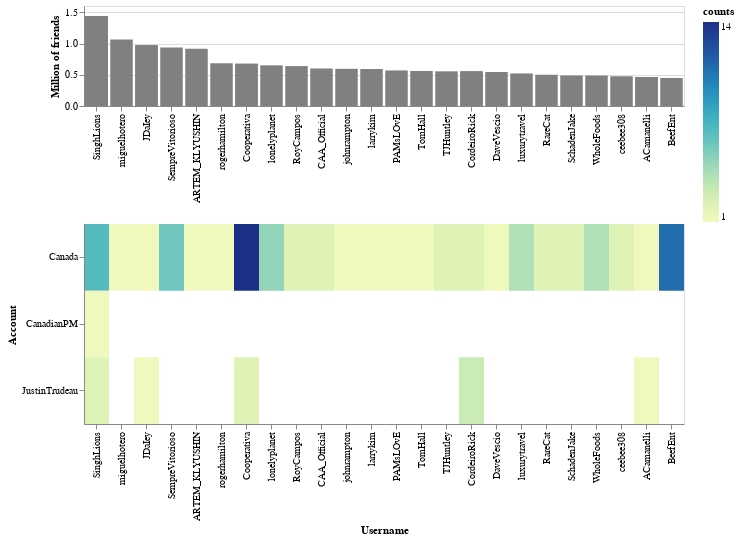

Notebook code cell kept with this figure:
### Code cell
base = alt.Chart(df_aux.head(30)).encode(
    x=alt.X('username', sort=df_aux['username'].unique()[:1100], title='Username'),
    y=alt.Y('account', title='Account')
).properties(height=200, width=600)

top_hist = base.mark_bar(color="gray").encode(
    alt.X('username',
          sort=df_aux['username'].unique()[:1100],
          title=''
         ),
    alt.Y('friends_M', stack=None, title='Million of friends'),
    tooltip = ['username', 'friends_M']
).properties(height=100)

heat = base.mark_rect().encode(
    color='counts',
    tooltip = ['username', 'friends_M', 'counts']
)

top_hist & heat

### Figure 1 — Vega-Lite specification as saved in the notebook (floating-point values rounded to 4 significant figures; data arrays with more than 128 entries replaced by an {"elided": "..."} marker saying what was removed)
{"$schema": "https://vega.github.io/schema/vega-lite/v4.8.1.json", "config": {"view": {"continuousHeight": 300, "continuousWidth": 400}}, "data": {"name": "data-70ff49d04016bc00e00435feb2f36dbc"}, "datasets": {"data-70ff49d04016bc00e00435feb2f36dbc": [{"account": "JustinTrudeau", "counts": 2, "friends_M": 1.442, "username": "SinghLions"}, {"account": "Canada", "counts": 7, "friends_M": 1.442, "username": "SinghLions"}, {"account": "CanadianPM", "counts": 1, "friends_M": 1.442, "username": "SinghLions"}, {"account": "Canada", "counts": 1, "friends_M": 1.063, "username": "miguelhotero"}, {"account": "Canada", "counts": 1, "friends_M": 0.9715, "username": "JDaIey"}, {"account": "JustinTrudeau", "counts": 1, "friends_M": 0.9715, "username": "JDaIey"}, {"account": "Canada", "counts": 6, "friends_M": 0.9375, "username": "SempreVitorioso"}, {"account": "Canada", "counts": 1, "friends_M": 0.9158, "username": "ARTEM_KLYUSHIN"}, {"account": "Canada", "counts": 1, "friends_M": 0.6828, "username": "rogerhamilton"}, {"account": "JustinTrudeau", "counts": 2, "friends_M": 0.6743, "username": "Cooperativa"}, {"account": "Canada", "counts": 14, "friends_M": 0.6743, "username": "Cooperativa"}, {"account": "Canada", "counts": 5, "friends_M": 0.6503, "username": "lonelyplanet"}, {"account": "Canada", "counts": 2, "friends_M": 0.6386, "username": "RoyCampos"}, {"account": "Canada", "counts": 2, "friends_M": 0.6005, "username": "CAA_Official"}, {"account": "Canada", "counts": 1, "friends_M": 0.5948, "username": "johnrampton"}, {"account": "Canada", "counts": 1, "friends_M": 0.5924, "username": "larrykim"}, {"account": "Canada", "counts": 1, "friends_M": 0.569, "username": "PAMsLOvE"}, {"account": "Canada", "counts": 1, "friends_M": 0.56, "username": "TomHall"}, {"account": "Canada", "counts": 2, "friends_M": 0.5549, "username": "TJHuntley"}, {"account": "JustinTrudeau", "counts": 3, "friends_M": 0.5549, "username": "CordeiroRick"}, {"account": "Canada", "counts": 2, "friends_M": 0.5549, "username": "CordeiroRick"}, {"account": "Canada", "counts": 1, "friends_M": 0.5442, "username": "DaveVescio"}, {"account": "Canada", "counts": 4, "friends_M": 0.5211, "username": "luxurytravel"}, {"account": "Canada", "counts": 2, "friends_M": 0.4998, "username": "RareCat"}, {"account": "Canada", "counts": 2, "friends_M": 0.4884, "username": "SchadenJake"}, {"account": "Canada", "counts": 4, "friends_M": 0.4873, "username": "WholeFoods"}, {"account": "Canada", "counts": 2, "friends_M": 0.4758, "username": "ceebee308"}, {"account": "Canada", "counts": 1, "friends_M": 0.4631, "username": "ACamanelli"}, {"account": "JustinTrudeau", "counts": 1, "friends_M": 0.4631, "username": "ACamanelli"}, {"account": "Canada", "counts": 11, "friends_M": 0.4487, "username": "BeefEnt"}]}, "vconcat": [{"encoding": {"tooltip": [{"field": "username", "type": "nominal"}, {"field": "friends_M", "type": "quantitative"}], "x": {"field": "username", "sort": {"elided": "1100 str values"}, "title": "", "type": "nominal"}, "y": {"field": "friends_M", "stack": null, "title": "Million of friends", "type": "quantitative"}}, "height": 100, "mark": {"color": "gray", "type": "bar"}, "width": 600}, {"encoding": {"color": {"field": "counts", "type": "quantitative"}, "tooltip": [{"field": "username", "type": "nominal"}, {"field": "friends_M", "type": "quantitative"}, {"field": "counts", "type": "quantitative"}], "x": {"field": "username", "sort": {"elided": "1100 str values"}, "title": "Username", "type": "nominal"}, "y": {"field": "account", "title": "Account", "type": "nominal"}}, "height": 200, "mark": "rect", "width": 600}]}
